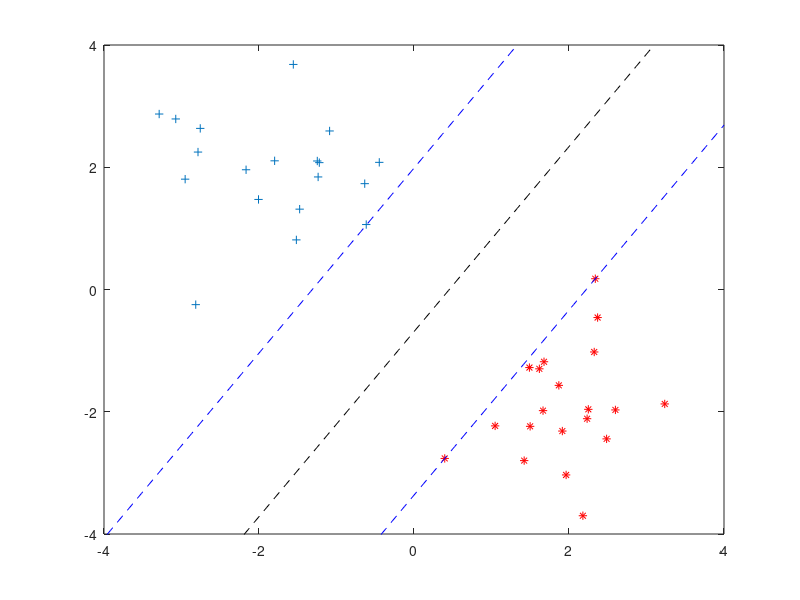

MATLAB code for this plot:
clear all;
load('SVM_data.mat', 'x', 'y');
[m, n] = size(x);
H = zeros(m, m);
for i=1:m
    for j=1:m
        H(i,j) = dot(x(i,:),x(j,:))*y(i)*y(j);
    end
end
f = -(ones(m, 1));
A = y';
b = 0;
l = zeros(m, 1);
alpha = quadprog(H,f,[],[],A,b,l,[]);
mask = alpha>10^(-6);
alpha = alpha.*mask;
indices = (1:m);
svs=indices(alpha>10^(-6))';

w = zeros(m,n);
for i=1:m
    w(i,:) = alpha(i)*y(i)*x(i,:);
end

b = 0;
for i = 1:length(svs)
    b = b+alpha(svs(i))*y(svs(i))*dot(x(svs(i),:),x(27,:));
end
b = 1-b;

figure()
plot(x(1:m/2,1),x(1:m/2,2),'+');
hold on;
plot(x((m/2)+1:m, 1),x((m/2)+1:m,2),'r*');
for i=1:length(svs)
    plot(x(svs(i),1), x(svs(i),2),'ko');
end

x1range = [min(x(:,1))-1, max(x(:,1))+1];
x2range = [min(x(:,2))-1, max(x(:,2))+1];
d = 0.5;
[x1Grid,x2Grid] = meshgrid(x1range(1):d:x1range(2),...
    x2range(1):d:x2range(2));
xGrid = [x1Grid(:),x2Grid(:)];
y_p = sum(w*xGrid')' + b*ones(length(xGrid),1);
contour(x1Grid,x2Grid,reshape(y_p,size(x1Grid)),[0 0],'r','linewidth',2);

sl2 = (x(27,2)-x(26,2))/(x(27,1)-x(26,1));
x0 = linspace(-4,4,100);
y_extra = sl2*x0+(x(27,2)-sl2*x(27,1));
plot(x0, y_extra,'b--');
plot(x0, y_extra+5.35/2, 'k--');
plot(x0, y_extra+5.35,'b--');
ylim([-4, 4]);
xlim([-4, 4]);